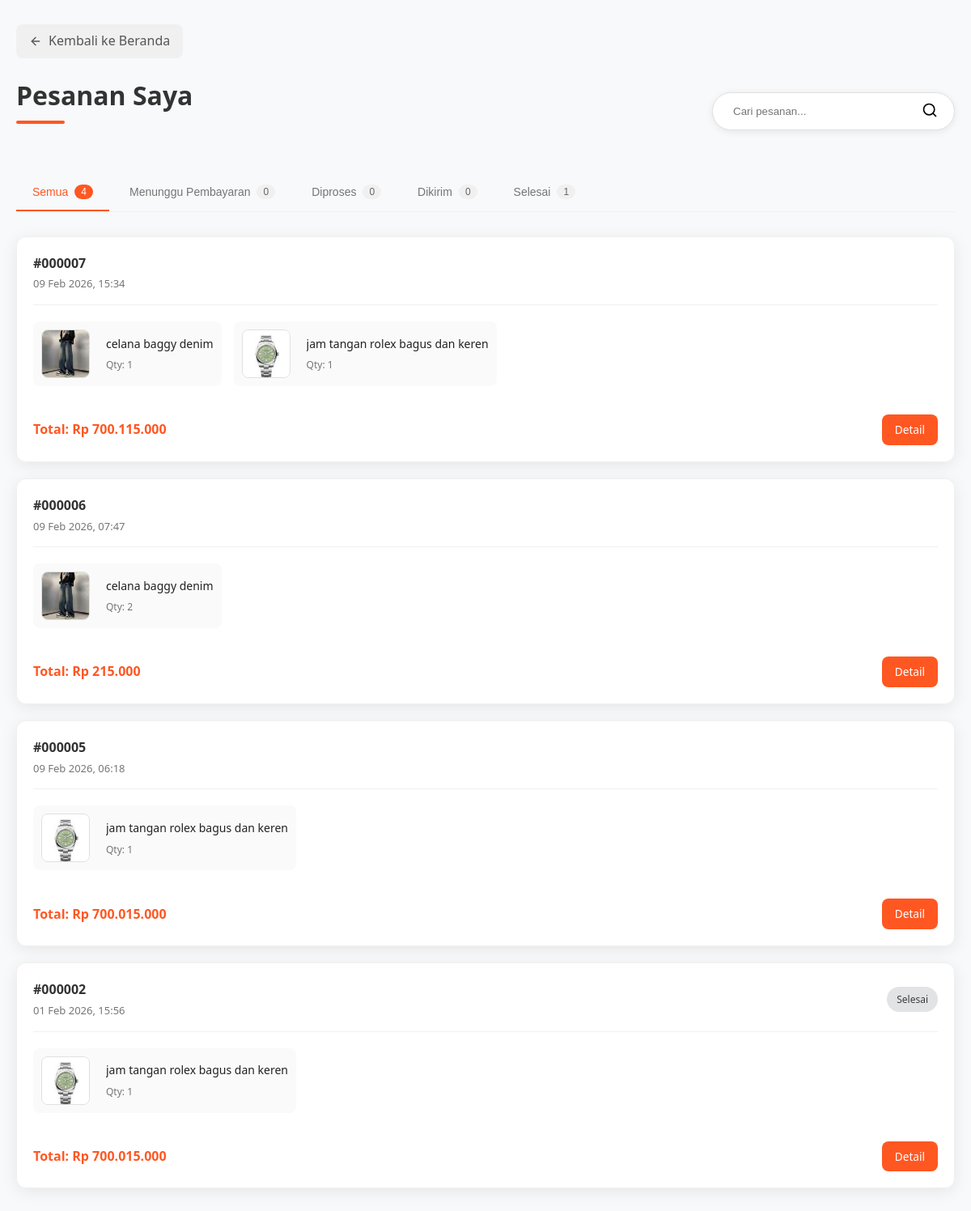
The page /customer/orders.php (signed in) on the database its author committed.
### tables this page shows
CREATE TABLE `orders` (
  `id` int(11) NOT NULL,
  `user_id` int(11) NOT NULL,
  `total_price` int(11) NOT NULL COMMENT 'Total harga setelah ongkir',
  `shipping_cost` int(11) NOT NULL DEFAULT 0 COMMENT 'Biaya ongkir',
  `status` enum('Menunggu Pembayaran','Dikemas','Dikirim','Selesai','Dibatalkan') NOT NULL DEFAULT 'Menunggu Pembayaran',
  `payment_method` varchar(50) DEFAULT NULL COMMENT 'Metode pembayaran (Transfer, E-Wallet)',
  `payment_proof` varchar(255) DEFAULT NULL COMMENT 'Bukti pembayaran',
  `resi` varchar(100) DEFAULT NULL COMMENT 'Nomor resi tracking',
  `shipping_address` text DEFAULT NULL COMMENT 'Alamat pengiriman lengkap',
  `created_at` timestamp NOT NULL DEFAULT current_timestamp(),
  `updated_at` timestamp NOT NULL DEFAULT current_timestamp() ON UPDATE current_timestamp()
);

CREATE TABLE `order_items` (
  `id` int(11) NOT NULL,
  `order_id` int(11) NOT NULL,
  `product_id` int(11) NOT NULL,
  `qty` int(11) NOT NULL,
  `price` int(11) NOT NULL COMMENT 'Harga produk saat dibeli',
  `rated` tinyint(1) NOT NULL DEFAULT 0
);

CREATE TABLE `products` (
  `id` int(11) NOT NULL,
  `category_id` int(11) NOT NULL,
  `name` varchar(255) NOT NULL,
  `author` varchar(255) NOT NULL,
  `publisher` varchar(255) NOT NULL,
  `price` int(11) NOT NULL,
  `stock` int(11) NOT NULL DEFAULT 0,
  `image` varchar(255) NOT NULL DEFAULT 'default.jpg',
  `description` text DEFAULT NULL,
  `rating` decimal(3,2) NOT NULL DEFAULT 0.00,
  `sold` int(11) NOT NULL DEFAULT 0,
  `weight` decimal(8,2) DEFAULT NULL
);

### customer/orders.php (the view, shortened to what this page needs)
<?php
include '../config/database.php';
 $user_id = $_SESSION['user']['id'];
 $all_orders = mysqli_query($conn, "SELECT * FROM orders WHERE user_id = $user_id ORDER BY id DESC");
 $unpaid_orders = mysqli_query($conn, "SELECT * FROM orders WHERE user_id = $user_id AND status='Menunggu Pembayaran'");
 $processing_orders = mysqli_query($conn, "SELECT * FROM orders WHERE user_id = $user_id AND status IN ('Dibayar', 'Diproses')");
 $shipped_orders = mysqli_query($conn, "SELECT * FROM orders WHERE user_id = $user_id AND status='Dikirim'");
 $completed_orders = mysqli_query($conn, "SELECT * FROM orders WHERE user_id = $user_id AND status='Selesai'");
?>
<!DOCTYPE html>
<html lang="id">
<head>
    <link rel="stylesheet" href="../assets/css/style.css">
</head>
<body>
    <div class="orders-container">
        <a href="../index.php" class="back-button">
            <svg width="16" height="16" viewBox="0 0 24 24" fill="none" stroke="currentColor" stroke-width="2" stroke-linecap="round" stroke-linejoin="round">
                <line x1="19" y1="12" x2="5" y2="12"></line>
                <polyline points="12 19 5 12 12 5"></polyline>
            </svg>
            Kembali ke Beranda
        </a>
        <div class="orders-header">
            <h2>Pesanan Saya</h2>
            <div class="search-bar">
                <input type="text" placeholder="Cari pesanan..." id="search_input">
                <button type="button" id="search_btn">
                    <svg width="20" height="20" viewBox="0 0 24 24" fill="none" stroke="currentColor" stroke-width="2" stroke-linecap="round" stroke-linejoin="round">
                        <circle cx="11" cy="11" r="8"></circle>
                        <path d="m21 21-4.35-4.35"></path>
                    </svg>
                </button>
            </div>
        </div>
        <div class="orders-tabs">
            <button class="tab-btn active" onclick="openTab('all')">
                Semua
                <span class="tab-count"><?= mysqli_num_rows($all_orders) ?></span>
            </button>
            <button class="tab-btn" onclick="openTab('unpaid')">
                Menunggu Pembayaran
                <span class="tab-count"><?= mysqli_num_rows($unpaid_orders) ?></span>
            </button>
            <button class="tab-btn" onclick="openTab('processing')">
                Diproses
                <span class="tab-count"><?= mysqli_num_rows($processing_orders) ?></span>
            </button>
            <button class="tab-btn" onclick="openTab('shipped')">
                Dikirim
                <span class="tab-count"><?= mysqli_num_rows($shipped_orders) ?></span>
            </button>
            <button class="tab-btn" onclick="openTab('completed')">
                Selesai
                <span class="tab-count"><?= mysqli_num_rows($completed_orders) ?></span>
            </button>
        </div>
        <div id="all" class="tab-content active">
            <?php if (mysqli_num_rows($all_orders) > 0): ?>
                <div class="orders-list">
                    <?php
                    mysqli_data_seek($all_orders, 0);
                    while ($order = mysqli_fetch_assoc($all_orders)):
                    ?>
                        <?php
                        $order_items = mysqli_query($conn, "SELECT oi.*, p.name, p.image, p.category_id FROM order_items oi JOIN products p ON oi.product_id = p.id WHERE oi.order_id = {$order['id']}");
                        ?>
                        <div class="order-card">
                            <div class="order-header">
                                <div class="order-info">
                                    <div class="order-id">#<?= str_pad($order['id'], 6, '0', STR_PAD_LEFT) ?></div>
                                    <div class="order-date"><?= date('d M Y, H:i', strtotime($order['created_at'])) ?></div>
                                </div>
                                <span class="order-status status-<?= strtolower(str_replace(' ', '-', $order['status'])) ?>"><?= $order['status'] ?></span>
                            </div>
                            <div class="order-items">
                                <?php while ($item = mysqli_fetch_assoc($order_items)): ?>
                                    <div class="order-item">
                                        <?php
                                        $image_path = '../assets/img/products/' . $item['image'];
                                        ?>
                                        <img src="<?= $image_path ?>" alt="<?= htmlspecialchars($item['name']) ?>">
                                        <div class="order-item-details">
                                            <div class="order-item-name" title="<?= htmlspecialchars($item['name']) ?>"><?= htmlspecialchars($item['name']) ?></div>
                                            <div class="order-item-qty">Qty: <?= $item['qty'] ?></div>
                                        </div>
                                    </div>
                                <?php endwhile; ?>
                            </div>
                            <div class="order-footer">
                                <div class="order-total">Total: Rp <?= number_format($order['total_price'], 0, ',', '.') ?></div>
                                <div class="order-actions">
                                    <a href="order_detail.php?id=<?= $order['id'] ?>" class="btn btn-primary">Detail</a>
                                </div>
                            </div>
                        </div>
                    <?php endwhile; ?>
                </div>
            <?php endif; ?>
        </div>
    </div>
</body>
</html>

### assets/css/style.css (style rules this page uses)
* { margin: 0; padding: 0; box-sizing: border-box; }
body { font-family: 'Segoe UI', Tahoma, Geneva, Verdana, sans-serif; background-color: #f8f9fa; color: #212121; line-height: 1.6; }
h1, h2, h3, h4 { margin-bottom: 15px; font-weight: 600; }
h2 { font-size: 2rem; text-align: center; margin-bottom: 40px; color: #212121; }
.btn { display: inline-block; padding: 12px 24px; border-radius: 6px; text-decoration: none; font-weight: 600; cursor: pointer; transition: all 0.3s ease; border: none; font-size: 1rem; text-align: center; }
.btn-primary { background-color: #007bff; color: #fff; border: 1px solid #007bff; }
.order-item { display: flex; margin-bottom: 15px; }
.order-item img { width: 60px; height: 60px; object-fit: cover; margin-right: 10px; }
.order-item-details { flex: 1; }
.order-item-name { font-weight: 500; margin-bottom: 5px; }
.order-item-qty { color: #757575; }

### rows shown on the page
orders: id "000007", created_at "09 Feb 2026, 15:34", total_price "700.115.000"
order_items: product.image (picture), product.name "celana baggy denim", qty "1"
order_items: product.image (picture), product.name "jam tangan rolex bagus dan keren", qty "1"
orders: id "000006", created_at "09 Feb 2026, 07:47", total_price "215.000"
order_items: product.image (picture), product.name "celana baggy denim", qty "2"
orders: id "000005", created_at "09 Feb 2026, 06:18", total_price "700.015.000"
order_items: product.image (picture), product.name "jam tangan rolex bagus dan keren", qty "1"
orders: id "000002", created_at "01 Feb 2026, 15:56", status "Selesai", total_price "700.015.000"
order_items: product.image (picture), product.name "jam tangan rolex bagus dan keren", qty "1"

### other values the page prints
mysqli_num_rows($all_orders) "4"
mysqli_num_rows($unpaid_orders) "0"
mysqli_num_rows($processing_orders) "0"
mysqli_num_rows($shipped_orders) "0"
mysqli_num_rows($completed_orders) "1"
